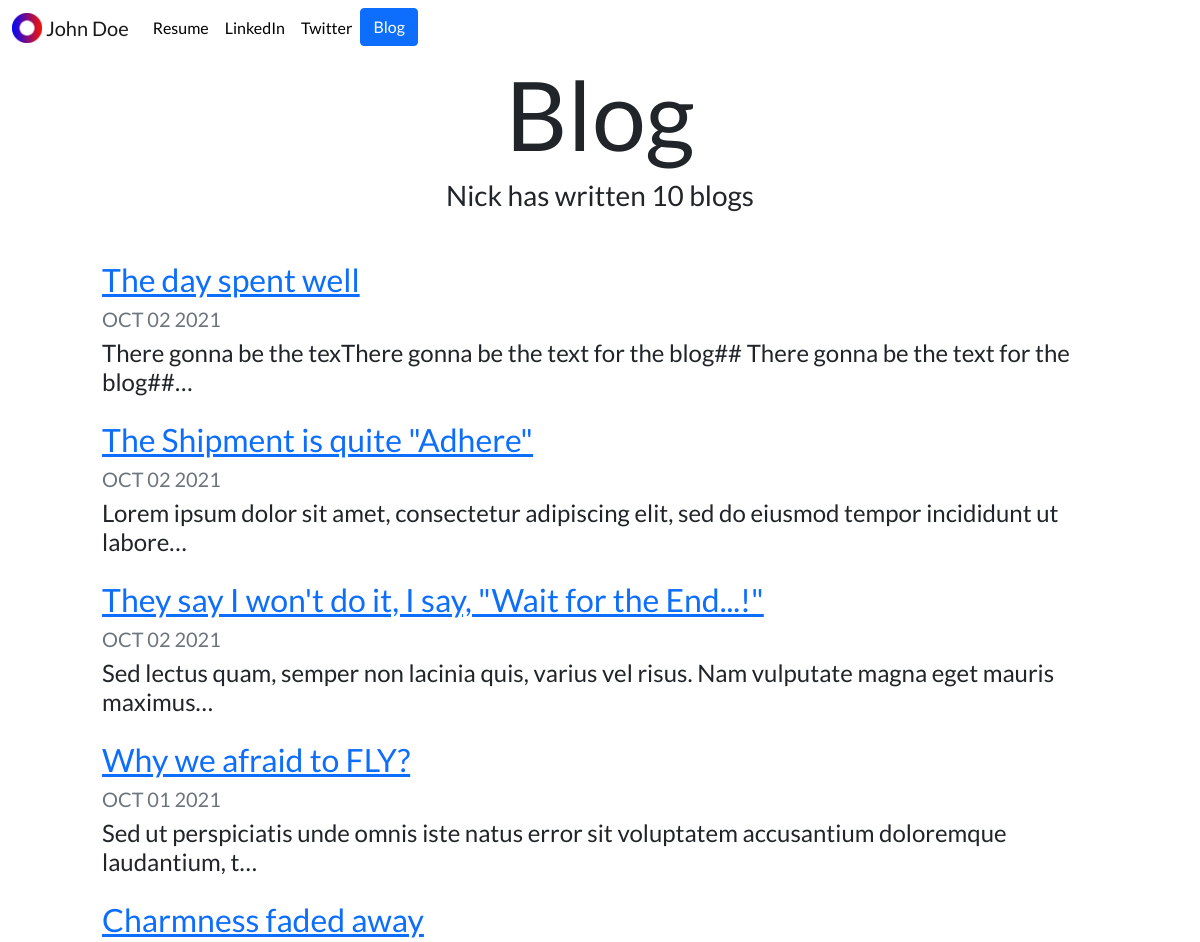
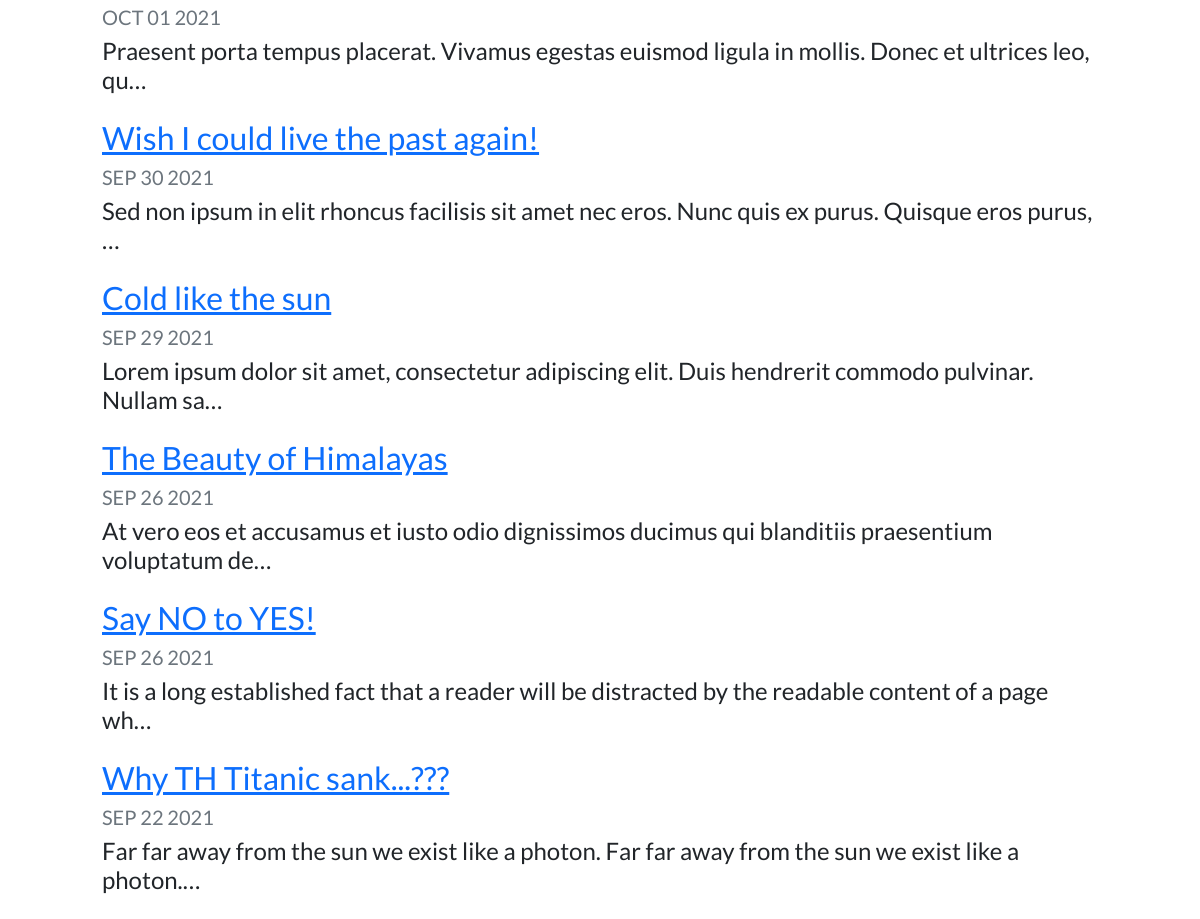
Screenshot of /blog/ with the database file from the repository (2 pictures, top to bottom).
### blog/models.py (models this page shows, shortened)
class Blog(models.Model):
    title = models.CharField(max_length=200)
    description = models.TextField()
    date = models.DateField()

### blog/views.py (the view)
# urls.py: path('', views.all_blogs, name='all_blogs'),
def all_blogs(request):
    blogs = Blog.objects.order_by('-date')
    return render(request, 'blog/all_blogs.html', { 'blogs': blogs })

### blog/templates/blog/all_blogs.html
{% extends 'portfolio/base.html' %}
{% load static %}
{% block content %}
<h1 id="blogtitle" class="font-weight-bold text-center">Blog</h1>
<h3 class="text-center mb-5">Nick has written {{ blogs.count }} blog{{ blogs.count|pluralize }}</h3>
{% for blog in blogs %}
<div class="row justify-content-center my-3">
  <div class="col-md-10">
    <a href="{% url 'blog:detail' blog.id %}">
      <h2>{{ blog.title }}</h2>
    </a>
    <h5 class="text-muted">{{ blog.date|date:'M d Y'|upper }}</h5>
    <h4>{{ blog.description|striptags|truncatechars:100 }}</h4>
  </div>
</div>
{% endfor %}
{% endblock %}

### portfolio/static/portfolio/custom.css (style rules this page uses)
body { font-family: 'Lato', sans-serif; }
#blogtitle { font-size: 6rem; }

### rows the page displays
Blog: title "The day spent well", date "OCT 02 2021", description "There gonna be the texThere gonna be the text for the blog## There gonna be the text for the blog##…"
Blog: title "The Shipment is quite \"Adhere\"", date "OCT 02 2021", description "Lorem ipsum dolor sit amet, consectetur adipiscing elit, sed do eiusmod tempor incididunt ut labore…"
Blog: title "They say I won't do it, I say, \"Wait for the End...!\"", date "OCT 02 2021", description "Sed lectus quam, semper non lacinia quis, varius vel risus. Nam vulputate magna eget mauris maximus…"
Blog: title "Why we afraid to FLY?", date "OCT 01 2021", description "Sed ut perspiciatis unde omnis iste natus error sit voluptatem accusantium doloremque laudantium, t…"
Blog: title "Charmness faded away", date "OCT 01 2021", description "Praesent porta tempus placerat. Vivamus egestas euismod ligula in mollis. Donec et ultrices leo, qu…"
Blog: title "Wish I could live the past again!", date "SEP 30 2021", description "Sed non ipsum in elit rhoncus facilisis sit amet nec eros. Nunc quis ex purus. Quisque eros purus, …"
Blog: title "Cold like the sun", date "SEP 29 2021", description "Lorem ipsum dolor sit amet, consectetur adipiscing elit. Duis hendrerit commodo pulvinar. Nullam sa…"
Blog: title "The Beauty of Himalayas", date "SEP 26 2021", description "At vero eos et accusamus et iusto odio dignissimos ducimus qui blanditiis praesentium voluptatum de…"
Blog: title "Say NO to YES!", date "SEP 26 2021", description "It is a long established fact that a reader will be distracted by the readable content of a page wh…"
Blog: title "Why TH Titanic sank...???", date "SEP 22 2021", description "Far far away from the sun we exist like a photon. Far far away from the sun we exist like a photon.…"

### other values shown
{{ blogs.count }} "10"
